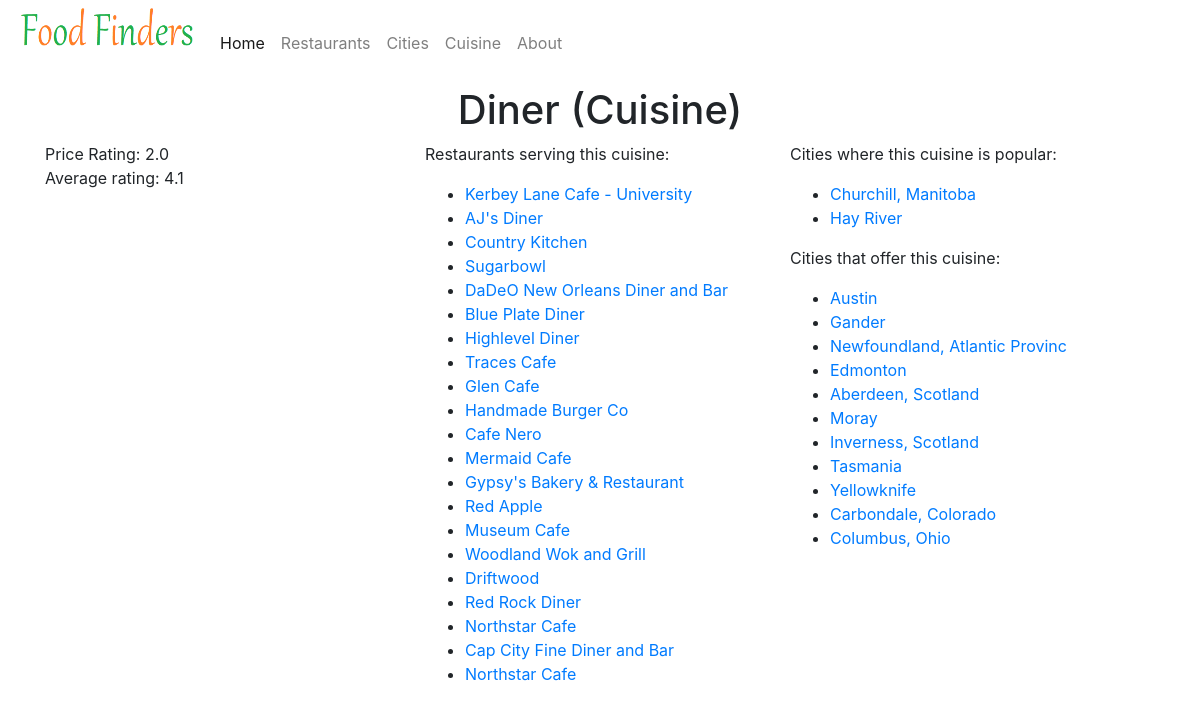
The app's page /cuisinetype/Diner/ with its own data.
### app/models.py (models this page shows)
class Cuisine(db.Model):
	__tablename__ = 'cuisine'
	name = db.Column(db.String(), primary_key = True) 		#For the time being, assume this is one word
	avg_price_rating = db.Column(db.String(), nullable = False)	#Avg the ratings
	avg_rating = db.Column(db.String(), nullable = False)			#Averag the ratings
	rest_id = db.Column(db.String(), nullable = False)
	rest_name = db.Column(db.String(), nullable = False)
	city = db.Column(db.String(), nullable = False)

class Restaurant(db.Model):
	__tablename__='restaurant'
	name = db.Column(db.String(), nullable = False)
	price_per_two = db.Column(db.String(), nullable = False)
	rating = db.Column(db.String(), nullable = False)
	city = db.Column(db.String(),  nullable = False)
	locality = db.Column(db.String(),  nullable = False)
	rest_id = db.Column(db.String(), primary_key = True)
	cuisine = db.Column(db.String(), nullable = True)
	state = db.Column(db.String(), nullable = True)
	address = db.Column(db.String(), nullable = True)
	menu = db.Column(db.String(), nullable = True)				#URL
	hours = db.Column(db.String(), nullable = True)
	coordinates = db.Column(db.String(), nullable = True)		#It looks like "x, y"
	price_rating = db.Column(db.String(), nullable = True)	#I'm guessing this is a 1-5 rating
	thumbnail_url = db.Column(db.String(), nullable = True)		#URL
	featured_image = db.Column(db.String(), nullable = True)	#URL For Zomato
	phone = db.Column(db.String(), nullable = True)

class City_Popular_Cuisine_Junct(db.Model):
	__tablename__ = 'city_popular_cuisine_junct'
	row_id = db.Column(db.Integer, primary_key = True)
	city_name = db.Column(db.String(80), nullable = False)
	cuisine = db.Column(db.String(80), nullable = False)

class City_Cuisine(db.Model):
	__tablename__ = 'city_cuisine'
	row_id = db.Column(db.Integer, primary_key = True)
	city_name = db.Column(db.String(80), nullable = False)
	cuisine_name = db.Column(db.String(80), nullable = False)

### app/routes.py (the view)
@app.route('/cuisinetype/<val>/')
def cuisinetype(val):
    cuisine = db.session.query(Cuisine).get(val)
    places = db.session.query(Establishment_Cuisine_Junct.rest_id)\
        .filter(Establishment_Cuisine_Junct.cuisine==val)
    places = [
		db.session.query(Restaurant).get(place_id[0]) for place_id in places
	]
    cities = db.session.query(City_Cuisine.city_name)\
        .filter(City_Cuisine.cuisine_name==val)
    cities = [x[0] for x in cities] # for some reason the query returns a list of tuples
    pop_cities = db.session.query(City_Popular_Cuisine_Junct.city_name)\
        .filter(City_Popular_Cuisine_Junct.cuisine==val)
    pop_cities = [x[0] for x in pop_cities] # for some reason the query returns a list of tuples
    cities = [x for x in cities if x not in pop_cities]
    return render_template('cuisine-instance.html', cuisine=cuisine, places=places, cities=cities, pop_cities=pop_cities)

### app/templates/cuisine-instance.html (shortened to what this page needs)
{% extends "base.html" %}
{% block content %}
<div class="container">
    <span class="text-center">
        <h1>{{cuisine.name}} (Cuisine)</h1>
    </span>
    <div class="row">
        <div class="col-4">
            <p>
                {% if cuisine.avg_price_rating %}
                Price Rating: {{cuisine.avg_price_rating}}<br>
                {% endif %}
                {% if cuisine.avg_rating %}
                Average rating: {{cuisine.avg_rating}}<br>
                {% endif %}
            </p>
        </div>
        <div class="col-4">
            {% if places %}
            <p>
                Restaurants serving this cuisine:
                <ul>
                    {% for place in places %}
                    <li><a href="{{url_for('restaurant', val=place.rest_id)}}">{{place.name}}</a></li>
                    {% endfor %}
                </ul>
            </p>
            {% endif %}
        </div>
        <div class="col4">
            {% if pop_cities %}
            <p>
                Cities where this cuisine is popular:
                <ul>
                    {% for city in pop_cities %}
                    <li><a href="{{url_for('city', val=city)}}">{{city}}</a></li>
                    {% endfor %}
                </ul>
            </p>
            {% endif %}
            {% if cities %}
            <p>
                Cities that offer this cuisine:
                <ul>
                    {% for city in cities %}
                    <li><a href="{{url_for('city', val=city)}}">{{city}}</a></li>
                    {% endfor %}
                </ul>
            </p>
            {% endif %}
        </div>
    </div>
    <br>
</div>
{% endblock %}

### records on screen
Cuisine: name "Diner", avg_price_rating "2.0", avg_rating "4.1"
Restaurant: name "Kerbey Lane Cafe - University"
Restaurant: name "AJ's Diner"
Restaurant: name "Country Kitchen"
Restaurant: name "Sugarbowl"
Restaurant: name "DaDeO New Orleans Diner and Bar"
Restaurant: name "Blue Plate Diner"
Restaurant: name "Highlevel Diner"
Restaurant: name "Traces Cafe"
Restaurant: name "Glen Cafe"
Restaurant: name "Handmade Burger Co"
Restaurant: name "Cafe Nero"
Restaurant: name "Mermaid Cafe"
Restaurant: name "Gypsy's Bakery & Restaurant"
Restaurant: name "Red Apple"
Restaurant: name "Museum Cafe"
Restaurant: name "Woodland Wok and Grill"
Restaurant: name "Driftwood"
Restaurant: name "Red Rock Diner"
Restaurant: name "Northstar Cafe"
Restaurant: name "Cap City Fine Diner and Bar"
Restaurant: name "Northstar Cafe"
City_Popular_Cuisine_Junct: city_name "Churchill, Manitoba"
City_Popular_Cuisine_Junct: city_name "Hay River"
City_Cuisine: city_name "Austin"
City_Cuisine: city_name "Gander"
City_Cuisine: city_name "Newfoundland, Atlantic Provinc"
City_Cuisine: city_name "Edmonton"
City_Cuisine: city_name "Aberdeen, Scotland"
City_Cuisine: city_name "Moray"
City_Cuisine: city_name "Inverness, Scotland"
City_Cuisine: city_name "Tasmania"
City_Cuisine: city_name "Yellowknife"
City_Cuisine: city_name "Carbondale, Colorado"
City_Cuisine: city_name "Columbus, Ohio"
